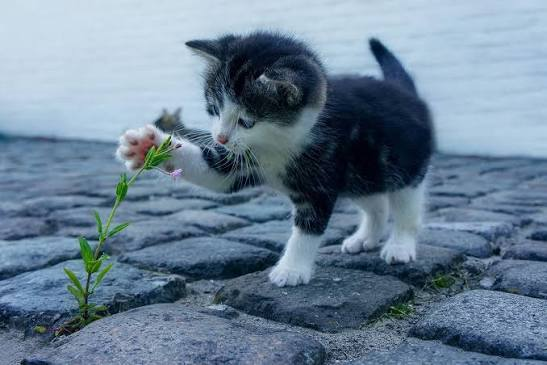
#> input picture tutorials/gatito.jpeg, 547 x 365 px
$ jupyter execute Lab2.ipynb
#> lines starting #> are read from the running program, lines starting #| are printed output that depends on the picture; after the words box and inside, x2 and y2 are one past the last pixel; in counts of white or black regions, pixels touching at a corner belong together; long printed decimals are rounded
# Preparación

[cell 1]
import cv2
import numpy as np
import matplotlib.pyplot as plt

def imshow(title="example", img = None, cmap=None):
    plt.figure(figsize=(6,6))

    if len(img.shape) == 3:
        img_mostrar = cv2.cvtColor(img, cv2.COLOR_BGR2RGB)
    else:
        img_mostrar = img
        if cmap==None:
            cmap="gray"

    plt.imshow(img_mostrar, cmap=cmap)
    plt.title(title)
    plt.axis("off")
    plt.show()

[cell 2]
image_example = cv2.imread("gatito.jpeg")
#> image_example is the input picture: shape (365, 547, 3); mean B, G, R 149.5, 129.4, 107.3

imshow(title="gatito ejemplo", img=image_example)

# Dibujos y anotaciones

[cell 3]
img_draw = image_example.copy()

cv2.rectangle(img_draw, pt1 = (100,100), pt2 = (200,200), color= (0, 0 , 255) , thickness=3)

cv2.line(img_draw, pt1=(100,100), pt2=(600,600), color=(255,255,255), thickness=2 )
cv2.circle(img_draw, center=(200,200), radius=40, color=(0,255,0), thickness=2)

text = "hola mundo!"

cv2.putText(img_draw,
            text,
            org = (250,190),
            fontFace=cv2.FONT_HERSHEY_SIMPLEX,
            fontScale=0.7,
            color=(255,255,0),
            thickness=2)
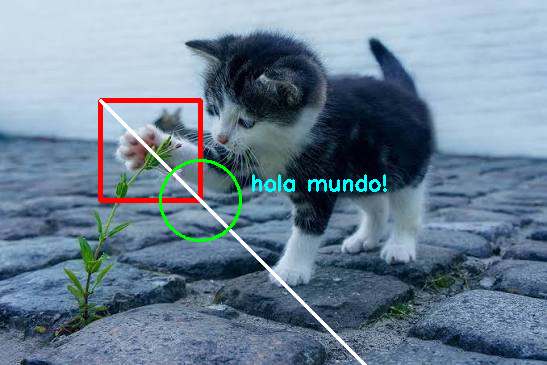
#> img_draw: shape (365, 547, 3); mean B, G, R 148.9, 130.2, 109

imshow(title="dibujos", img=img_draw)

# Espacios de colores

[cell 4]
img_gray = cv2.cvtColor(image_example, cv2.COLOR_BGR2GRAY)
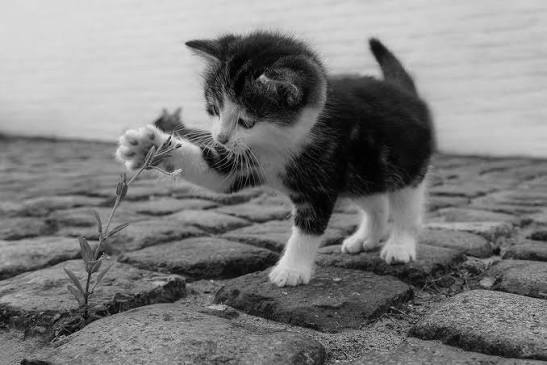
#> img_gray: shape (365, 547); min 0, max 244, mean 125
imshow(img=img_gray, title="imagen gris")

[cell 5]
# Escala HSV

img_hsv = cv2.cvtColor(image_example, cv2.COLOR_BGR2HSV)
#> img_hsv: shape (365, 547, 3); mean H, S, V 103.8, 92, 150.3
imshow(img=img_hsv)
#> in imshow (call 4), `img_mostrar = cv2.cvtColor(img, cv2.COLOR_BGR2RGB)`: img_mostrar: shape (365, 547, 3); mean H, S, V 150.3, 92, 103.8

H, S, V = cv2.split(img_hsv)
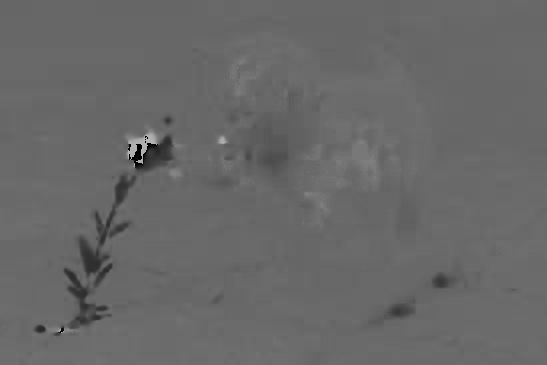
#> H: shape (365, 547); min 0, max 179, mean 103.8
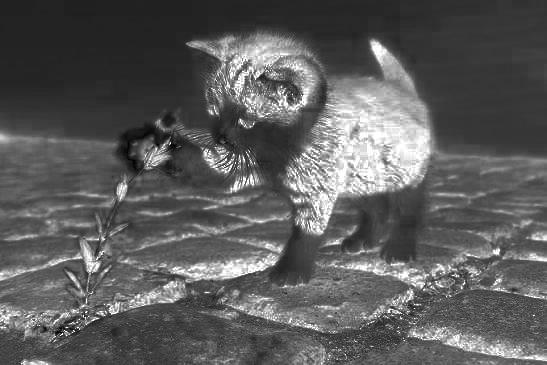
#> S: shape (365, 547); min 0, max 255, mean 92
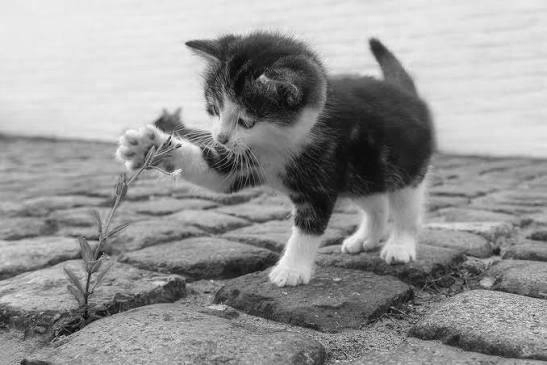
#> V: shape (365, 547); min 4, max 255, mean 150.3
imshow(img=H, title="Hue image")

[cell 6]
import numpy as np

bajo1 = np.array([0, 100, 100]); alto1 = np.array([10, 255, 255])
bajo2 = np.array([160, 100, 100]); alto2 = np.array([179, 255, 255])

mascara = cv2.inRange(image_example, bajo1, alto1) | cv2.inRange(image_example, bajo2, alto2)
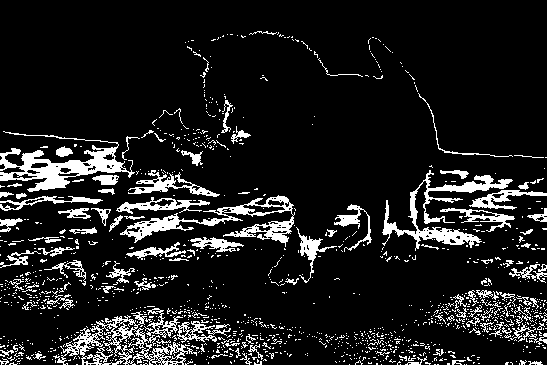
#> mascara: shape (365, 547); 11.7% white; 1229 white regions (1121 under 20 px), largest, box (x1, y1, x2, y2) and area: (0, 131, 135, 192) 2544, (382, 170, 513, 251) 2170, (120, 195, 295, 247) 2144
resultado = cv2.bitwise_and(image_example, image_example, mask=mascara)
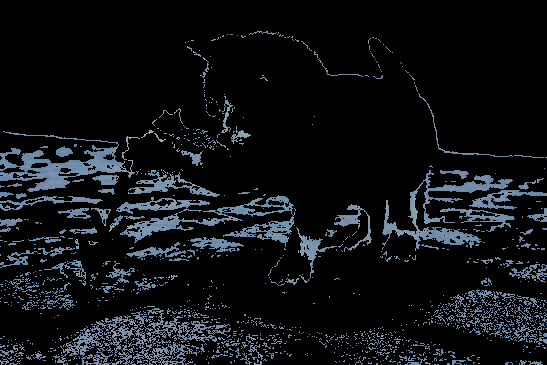
#> resultado: shape (365, 547, 3); mean B, G, R 19.7, 16.7, 13.8

imshow(img=resultado, title="segmentacion")

Examinación de la imagen segmentada

[cell 7]
print(resultado.shape)
#| (365, 547, 3)
print(resultado.mean())
#| 16.721

# Reducción de ruido

[cell 8]
noise_img = cv2.imread("noise_image.jpg")
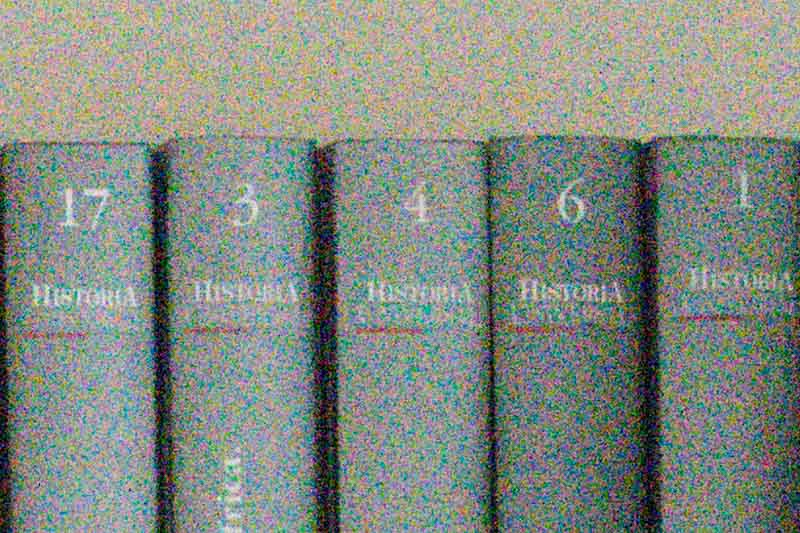
#> input picture tutorials/noise_image.jpg, 800 x 533 px
#> noise_img is the input picture: shape (533, 800, 3); mean B, G, R 130.3, 139.2, 131.3
imshow(img=noise_img)

[cell 9]
# Filtrado Gaussiano
img_noise = noise_img.copy()

filtered_img = cv2.GaussianBlur(img_noise, (3,3), sigmaX = 0)
imshow(img=filtered_img, title="imagen filtrada")

[cell 10]
# filtro de mediana
filtered_med = cv2.medianBlur(noise_img, 5)
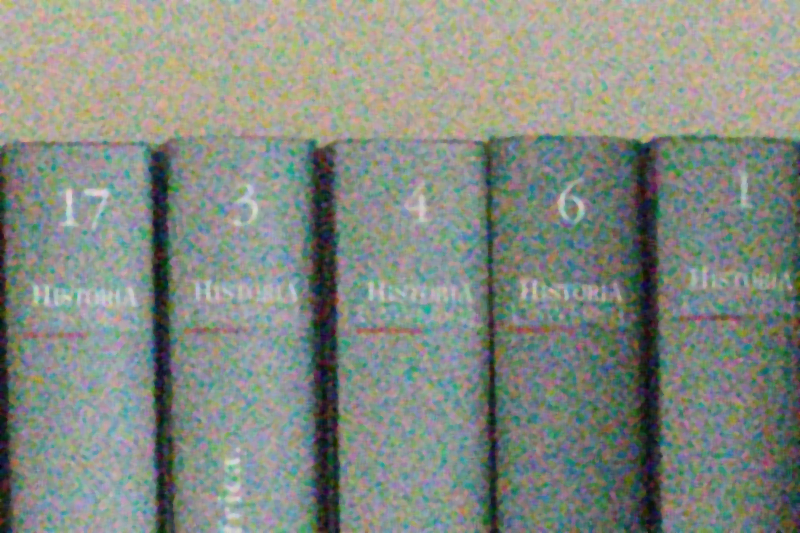
#> filtered_med: shape (533, 800, 3); mean B, G, R 130.6, 139.5, 132
imshow(img=filtered_med, title="filtrado de media")

[cell 11]
#filtrado conv
kernel = np.array([
    [0,-1,0],
    [-1,5,-1],
    [0,-1,0],
])

filtered_conv = cv2.filter2D(noise_img, ddepth=-1, kernel=kernel)
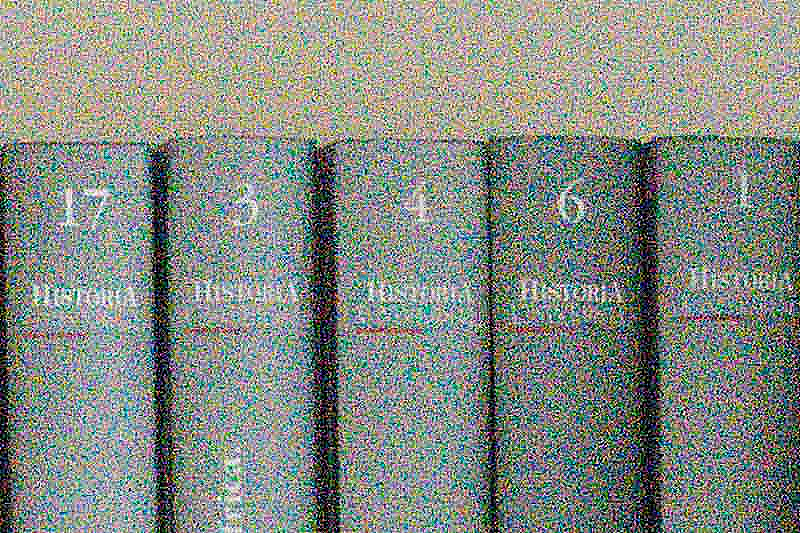
#> filtered_conv: shape (533, 800, 3); mean B, G, R 131.1, 139.7, 132.5

imshow(img=filtered_conv, title="filtrado conv")
